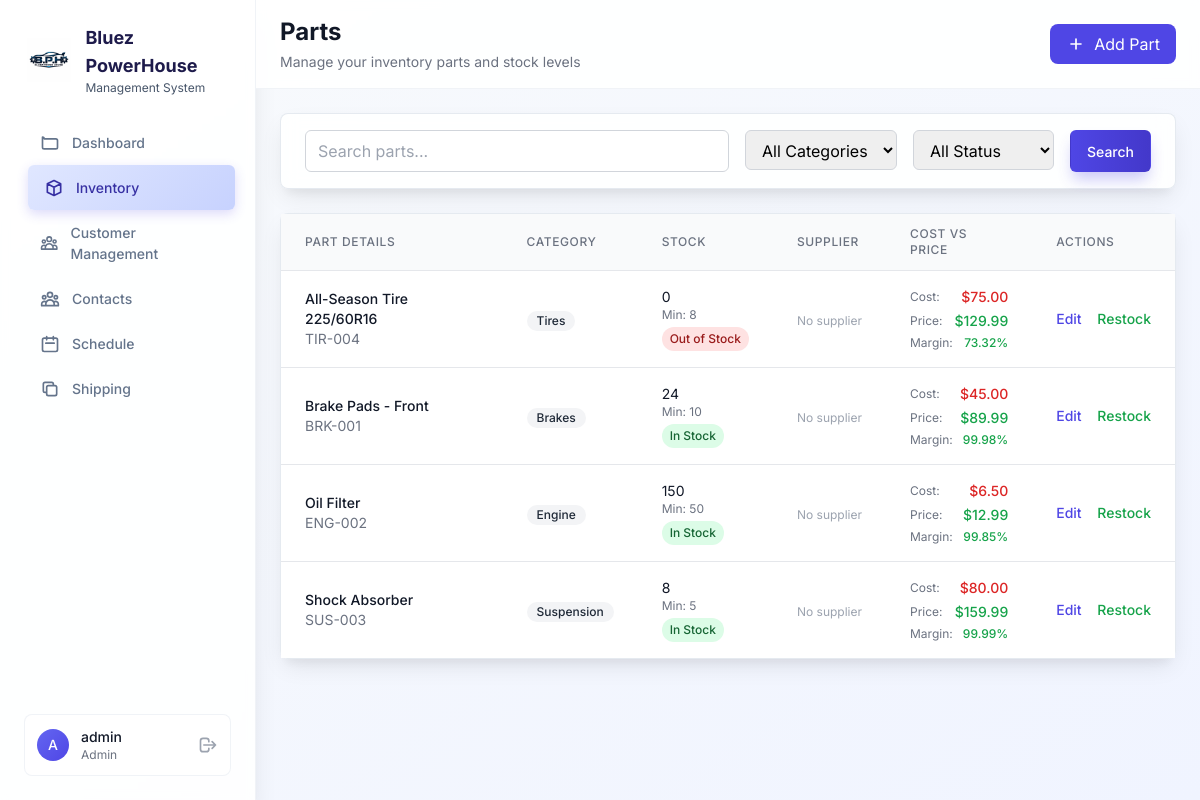
The app's page /parts (signed in) with its own data.
### models.py (models this page shows, shortened)
class Part(db.Model):
    __tablename__ = 'parts'
    id = db.Column(db.Integer, primary_key=True)
    part_number = db.Column(db.String(50), unique=True, nullable=False)
    name = db.Column(db.String(200), nullable=False)
    description = db.Column(db.Text)
    category = db.Column(db.String(50))
    price = db.Column(db.Float, default=0.0)  # Selling price
    cost = db.Column(db.Float, default=0.0)   # Cost we paid for it
    quantity_in_stock = db.Column(db.Integer, default=0)
    minimum_stock_level = db.Column(db.Integer, default=0)
    location = db.Column(db.String(50))
    supplier_id = db.Column(db.Integer, db.ForeignKey('contacts.id'))  # Link to supplier contact
    supplier_part_number = db.Column(db.String(100))  # Supplier's part number
    supplier_url = db.Column(db.String(500))  # Link to supplier's product page
    last_order_date = db.Column(db.Date)  # When we last ordered this part
    last_order_cost = db.Column(db.Float)  # What we paid last time
    image_url = db.Column(db.String(500))  # URL or path to part image
    image_filename = db.Column(db.String(255))  # Original filename
    is_active = db.Column(db.Boolean, default=True)
    created_at = db.Column(db.DateTime, default=datetime.utcnow)
    updated_at = db.Column(db.DateTime, default=datetime.utcnow, onupdate=datetime.utcnow)
    supplier = db.relationship('Contact', backref='supplied_parts', foreign_keys=[supplier_id])
    def get_profit_margin(self):
        if self.cost and self.cost > 0:
            return round(((self.price - self.cost) / self.cost) * 100, 2)
        return 0

### app.py (the view)
    def decorated_function(*args, **kwargs):
        if 'user_id' not in session:
            flash('Please log in to access this page.', 'warning')
            return redirect(url_for('login'))
        return f(*args, **kwargs)

### app.py (called while the page is built)
def login_required(f):
    def decorated_function(*args, **kwargs):
        if 'user_id' not in session:
            flash('Please log in to access this page.', 'warning')
            return redirect(url_for('login'))
        return f(*args, **kwargs)
    decorated_function.__name__ = f.__name__
    return decorated_function

### templates/parts/list.html (shortened to what this page needs)
{% extends "base.html" %}
{% block page_title %}Parts{% endblock %}
{% block page_description %}Manage your inventory parts and stock levels{% endblock %}
{% block header_actions %}
<button onclick="openAddPartModal()" class="bg-bluez-600 text-white px-4 py-2 rounded-lg hover:bg-bluez-700 transition-colors flex items-center space-x-2">
    <svg class="w-5 h-5" fill="none" stroke="currentColor" viewBox="0 0 24 24">
        <path stroke-linecap="round" stroke-linejoin="round" stroke-width="2" d="M12 6v6m0 0v6m0-6h6m-6 0H6"/>
    </svg>
    <span>Add Part</span>
</button>
{% endblock %}
{% block content %}
<div class="card mb-6">
    <div class="px-6 py-4">
        <form method="GET" class="flex flex-wrap gap-4">
            <div class="flex-1 min-w-64">
                <input
                    type="text"
                    name="search"
                    placeholder="Search parts..."
                    value="{{ request.args.get('search', '') }}"
                    class="w-full px-3 py-2 border border-gray-300 rounded-md focus:outline-none focus:ring-bluez-500 focus:border-bluez-500"
                >
            </div>
            <div>
                <select name="category" class="px-3 py-2 border border-gray-300 rounded-md focus:outline-none focus:ring-bluez-500 focus:border-bluez-500">
                    <option value="">All Categories</option>
                </select>
            </div>
            <div>
                <select name="status" class="px-3 py-2 border border-gray-300 rounded-md focus:outline-none focus:ring-bluez-500 focus:border-bluez-500">
                    <option value="">All Status</option>
                </select>
            </div>
            <button type="submit" class="btn btn-primary">Search</button>
        </form>
    </div>
</div>
<div class="card">
    <div class="overflow-x-auto">
        <table class="min-w-full divide-y divide-gray-200">
            <thead class="bg-gray-50">
                <tr>
                    <th class="px-6 py-3 text-left text-xs font-medium text-gray-500 uppercase tracking-wider">
                        Part Details
                    </th>
                    <th class="px-6 py-3 text-left text-xs font-medium text-gray-500 uppercase tracking-wider">
                        Category
                    </th>
                    <th class="px-6 py-3 text-left text-xs font-medium text-gray-500 uppercase tracking-wider">
                        Stock
                    </th>
                    <th class="px-6 py-3 text-left text-xs font-medium text-gray-500 uppercase tracking-wider">
                        Supplier
                    </th>
                    <th class="px-6 py-3 text-left text-xs font-medium text-gray-500 uppercase tracking-wider">
                        Cost vs Price
                    </th>
                    <th class="px-6 py-3 text-left text-xs font-medium text-gray-500 uppercase tracking-wider">
                        Actions
                    </th>
                </tr>
            </thead>
            <tbody class="bg-white divide-y divide-gray-200">
                {% if parts %}
                    {% for part in parts %}
                    <tr class="hover:bg-gray-50">
                        <td class="px-6 py-4">
                            <div>
                                <div class="text-sm font-medium text-gray-900">{{ part.name }}</div>
                                <div class="text-sm text-gray-500">{{ part.part_number }}</div>
                            </div>
                        </td>
                        <td class="px-6 py-4 whitespace-nowrap">
                            <span class="inline-flex items-center px-2.5 py-0.5 rounded-full text-xs font-medium bg-gray-100 text-gray-800">
                                {{ part.category or 'Uncategorized' }}
                            </span>
                        </td>
                        <td class="px-6 py-4 whitespace-nowrap">
                            <div class="text-sm text-gray-900">{{ part.quantity_in_stock or 0 }}</div>
                            <div class="text-xs text-gray-500">Min: {{ part.minimum_stock_level or 0 }}</div>
                            {% if part.quantity_in_stock == 0 %}
                                <span class="inline-flex items-center px-2 py-1 rounded-full text-xs font-medium bg-red-100 text-red-800 mt-1">
                                    Out of Stock
                                </span>
                            {% elif part.quantity_in_stock <= (part.minimum_stock_level or 0) %}
                                <span class="inline-flex items-center px-2 py-1 rounded-full text-xs font-medium bg-yellow-100 text-yellow-800 mt-1">
                                    Low Stock
                                </span>
                            {% else %}
                                <span class="inline-flex items-center px-2 py-1 rounded-full text-xs font-medium bg-green-100 text-green-800 mt-1">
                                    In Stock
                                </span>
                            {% endif %}
                        </td>
                        <td class="px-6 py-4 whitespace-nowrap">
                            {% if part.supplier %}
                            <div class="text-sm text-gray-900">{{ part.supplier.name }}</div>
                            {% if part.supplier_part_number %}
                            <div class="text-xs text-gray-500">P/N: {{ part.supplier_part_number }}</div>
                            {% endif %}
                            {% if part.supplier_url %}
                            <a href="{{ part.supplier_url }}" target="_blank" class="text-xs text-bluez-600 hover:text-bluez-800">
                                View Product →
                            </a>
                            {% endif %}
                            {% else %}
                            <span class="text-xs text-gray-400">No supplier</span>
                            {% endif %}
                        </td>
                        <td class="px-6 py-4 whitespace-nowrap">
                            <div class="text-sm">
                                <div class="flex items-center justify-between mb-1">
                                    <span class="text-xs text-gray-500">Cost:</span>
                                    <span class="font-medium text-red-600">${{ "{:,.2f}".format(part.cost or 0) }}</span>
                                </div>
                                <div class="flex items-center justify-between mb-1">
                                    <span class="text-xs text-gray-500">Price:</span>
                                    <span class="font-medium text-green-600">${{ "{:,.2f}".format(part.price or 0) }}</span>
                                </div>
                                {% if part.cost and part.cost > 0 %}
                                <div class="flex items-center justify-between">
                                    <span class="text-xs text-gray-500">Margin:</span>
                                    <span class="text-xs font-medium {% if part.get_profit_margin() > 0 %}text-green-600{% else %}text-red-600{% endif %}">
                                        {{ part.get_profit_margin() }}%
                                    </span>
                                </div>
                                {% endif %}
                            </div>
                        </td>
                        <td class="px-6 py-4 whitespace-nowrap text-right text-sm font-medium">
                            <button onclick="editPart({{ part.id }})" class="text-bluez-600 hover:text-bluez-900 mr-3">Edit</button>
                            <button onclick="restockPart({{ part.id }})" class="text-green-600 hover:text-green-900">Restock</button>
                        </td>
                    </tr>
                    {% endfor %}
                {% endif %}
            </tbody>
        </table>
    </div>
</div>
{% endblock %}

### templates/base.html (style rules this page uses)
body { font-family: 'Inter', system-ui, sans-serif; transition: opacity 0.3s ease-in-out; }
.card { background: rgba(255, 255, 255, 0.9); backdrop-filter: blur(8px); box-shadow: 0 10px 25px -5px rgba(0, 0, 0, 0.1), 0 10px 10px -5px rgba(0, 0, 0, 0.04); border: 1px solid rgba(203, 213, 225, 0.5); border-radius: 0.5rem; }
.btn { display: inline-flex; align-items: center; justify-content: center; padding: 0.5rem 1rem; border: 1px solid transparent; font-size: 0.875rem; font-weight: 500; border-radius: 0.375rem; box-shadow: 0 1px 2px 0 rgba(0, 0, 0, 0.05); transition: all 0.2s; cursor: pointer; }
.btn-primary { background: linear-gradient(to right, #4f46e5, #4338ca); color: white; box-shadow: 0 10px 15px -3px rgba(79, 70, 229, 0.3); }

### records on screen
Part: name "All-Season Tire 225/60R16", part_number "TIR-004", category "Tires", quantity_in_stock "0", minimum_stock_level "8", shows "Out of Stock", cost "75.00", price "129.99", get_profit_margin "73.32"
Part: name "Brake Pads - Front", part_number "BRK-001", category "Brakes", quantity_in_stock "24", minimum_stock_level "10", shows "In Stock", cost "45.00", price "89.99", get_profit_margin "99.98"
Part: name "Oil Filter", part_number "ENG-002", category "Engine", quantity_in_stock "150", minimum_stock_level "50", shows "In Stock", cost "6.50", price "12.99", get_profit_margin "99.85"
Part: name "Shock Absorber", part_number "SUS-003", category "Suspension", quantity_in_stock "8", minimum_stock_level "5", shows "In Stock", cost "80.00", price "159.99", get_profit_margin "99.99"

### other values on screen
{{ session.user.username[0].upper() if session.user else 'U' }} "A"
{{ session.user.username if session.user else 'User' }} "admin"
{{ session.user.role.title() if session.user else 'Employee' }} "Admin"
